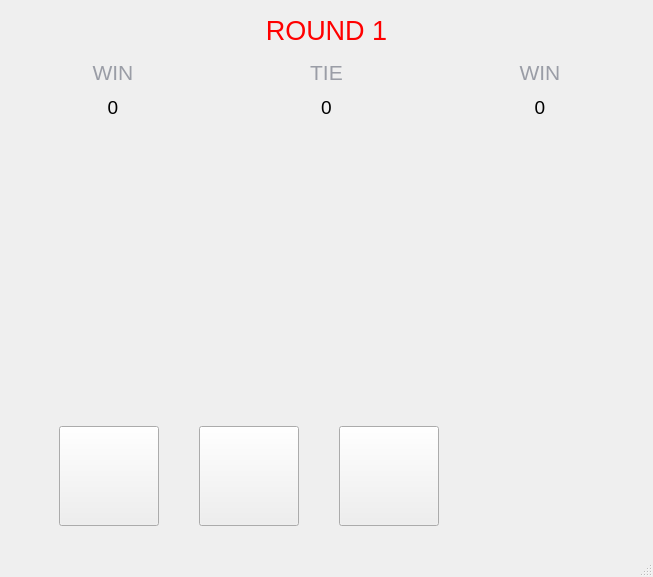
<?xml version="1.0" encoding="UTF-8"?>
<ui version="4.0">
 <class>MainWindow</class>
 <widget class="QMainWindow" name="MainWindow">
  <property name="geometry">
   <rect>
    <x>0</x>
    <y>0</y>
    <width>653</width>
    <height>577</height>
   </rect>
  </property>
  <property name="windowTitle">
   <string>MainWindow</string>
  </property>
  <widget class="QWidget" name="centralwidget">
   <layout class="QVBoxLayout" name="verticalLayout_2" stretch="4,10,2">
    <item>
     <layout class="QVBoxLayout" name="verticalLayout" stretch="3,2,2">
      <item>
       <widget class="QLabel" name="label_round">
        <property name="font">
         <font>
          <pointsize>20</pointsize>
         </font>
        </property>
        <property name="styleSheet">
         <string notr="true">color: rgb(255, 0, 0);</string>
        </property>
        <property name="text">
         <string>ROUND 1</string>
        </property>
        <property name="alignment">
         <set>Qt::AlignCenter</set>
        </property>
       </widget>
      </item>
      <item>
       <layout class="QHBoxLayout" name="horizontalLayout">
        <item>
         <widget class="QLabel" name="label_userWin">
          <property name="font">
           <font>
            <pointsize>16</pointsize>
           </font>
          </property>
          <property name="styleSheet">
           <string notr="true">color: rgb(154, 157, 166);</string>
          </property>
          <property name="text">
           <string>WIN</string>
          </property>
          <property name="alignment">
           <set>Qt::AlignCenter</set>
          </property>
         </widget>
        </item>
        <item>
         <widget class="QLabel" name="label_tie">
          <property name="font">
           <font>
            <pointsize>16</pointsize>
           </font>
          </property>
          <property name="styleSheet">
           <string notr="true">color: rgb(154, 157, 166);</string>
          </property>
          <property name="text">
           <string>TIE</string>
          </property>
          <property name="alignment">
           <set>Qt::AlignCenter</set>
          </property>
         </widget>
        </item>
        <item>
         <widget class="QLabel" name="label_aiWin">
          <property name="font">
           <font>
            <pointsize>16</pointsize>
           </font>
          </property>
          <property name="styleSheet">
           <string notr="true">color: rgb(154, 157, 166);</string>
          </property>
          <property name="text">
           <string>WIN</string>
          </property>
          <property name="alignment">
           <set>Qt::AlignCenter</set>
          </property>
         </widget>
        </item>
       </layout>
      </item>
      <item>
       <layout class="QHBoxLayout" name="horizontalLayout_2">
        <item>
         <widget class="QLabel" name="label_userWin_score">
          <property name="font">
           <font>
            <pointsize>14</pointsize>
           </font>
          </property>
          <property name="text">
           <string>0</string>
          </property>
          <property name="alignment">
           <set>Qt::AlignCenter</set>
          </property>
         </widget>
        </item>
        <item>
         <widget class="QLabel" name="label_tie_score">
          <property name="font">
           <font>
            <pointsize>14</pointsize>
           </font>
          </property>
          <property name="text">
           <string>0</string>
          </property>
          <property name="alignment">
           <set>Qt::AlignCenter</set>
          </property>
         </widget>
        </item>
        <item>
         <widget class="QLabel" name="label_aiWin_score">
          <property name="font">
           <font>
            <pointsize>14</pointsize>
           </font>
          </property>
          <property name="text">
           <string>0</string>
          </property>
          <property name="alignment">
           <set>Qt::AlignCenter</set>
          </property>
         </widget>
        </item>
       </layout>
      </item>
     </layout>
    </item>
    <item>
     <layout class="QHBoxLayout" name="horizontalLayout_3">
      <item>
       <widget class="QLabel" name="label_img_user">
        <property name="text">
         <string/>
        </property>
       </widget>
      </item>
      <item>
       <widget class="QLabel" name="label_info">
        <property name="maximumSize">
         <size>
          <width>16777215</width>
          <height>190</height>
         </size>
        </property>
        <property name="font">
         <font>
          <family>MV Boli</family>
          <pointsize>11</pointsize>
         </font>
        </property>
        <property name="text">
         <string/>
        </property>
        <property name="alignment">
         <set>Qt::AlignHCenter|Qt::AlignTop</set>
        </property>
       </widget>
      </item>
      <item>
       <widget class="QLabel" name="label_img_ai">
        <property name="text">
         <string/>
        </property>
       </widget>
      </item>
     </layout>
    </item>
    <item>
     <layout class="QHBoxLayout" name="horizontalLayout_4">
      <property name="spacing">
       <number>40</number>
      </property>
      <property name="leftMargin">
       <number>50</number>
      </property>
      <property name="topMargin">
       <number>10</number>
      </property>
      <property name="rightMargin">
       <number>0</number>
      </property>
      <property name="bottomMargin">
       <number>20</number>
      </property>
      <item>
       <widget class="QPushButton" name="pushButton_rock">
        <property name="minimumSize">
         <size>
          <width>100</width>
          <height>100</height>
         </size>
        </property>
        <property name="cursor">
         <cursorShape>PointingHandCursor</cursorShape>
        </property>
        <property name="styleSheet">
         <string notr="true"/>
        </property>
        <property name="text">
         <string/>
        </property>
       </widget>
      </item>
      <item>
       <widget class="QPushButton" name="pushButton_paper">
        <property name="minimumSize">
         <size>
          <width>100</width>
          <height>100</height>
         </size>
        </property>
        <property name="cursor">
         <cursorShape>PointingHandCursor</cursorShape>
        </property>
        <property name="styleSheet">
         <string notr="true"/>
        </property>
        <property name="text">
         <string/>
        </property>
       </widget>
      </item>
      <item>
       <widget class="QPushButton" name="pushButton_scissors">
        <property name="minimumSize">
         <size>
          <width>100</width>
          <height>100</height>
         </size>
        </property>
        <property name="cursor">
         <cursorShape>PointingHandCursor</cursorShape>
        </property>
        <property name="styleSheet">
         <string notr="true"/>
        </property>
        <property name="text">
         <string/>
        </property>
       </widget>
      </item>
      <item>
       <spacer name="horizontalSpacer">
        <property name="orientation">
         <enum>Qt::Horizontal</enum>
        </property>
        <property name="sizeHint" stdset="0">
         <size>
          <width>40</width>
          <height>20</height>
         </size>
        </property>
       </spacer>
      </item>
     </layout>
    </item>
   </layout>
  </widget>
  <widget class="QMenuBar" name="menubar">
   <property name="geometry">
    <rect>
     <x>0</x>
     <y>0</y>
     <width>653</width>
     <height>21</height>
    </rect>
   </property>
  </widget>
  <widget class="QStatusBar" name="statusbar"/>
 </widget>
 <resources/>
 <connections/>
</ui>
